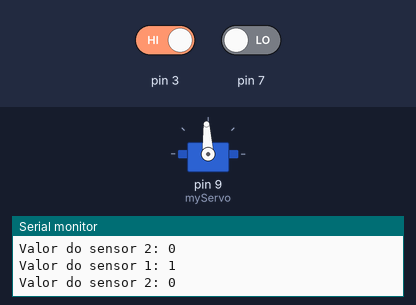
Recording of a sketch running on a simulated Arduino Uno, built with avr-gcc and run on an emulated ATmega328P. Parts: servo, the last lines printed to the serial monitor. The inputs (shaded band) are chosen by the test bench; at power-on: pin 7 LOW, pin 3 HIGH.

Above: at 2.2 s.
3.5 s: pin 7 driven HIGH
At 3.5 s:
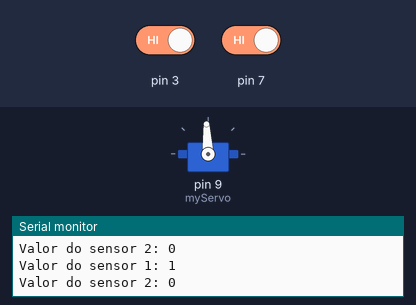
5.3 s: pin 3 driven LOW
At 6.1 s:
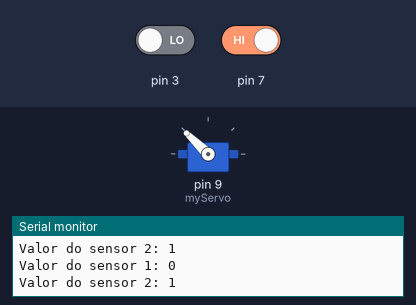
9.9 s: pin 3 driven HIGH
At 10.5 s:
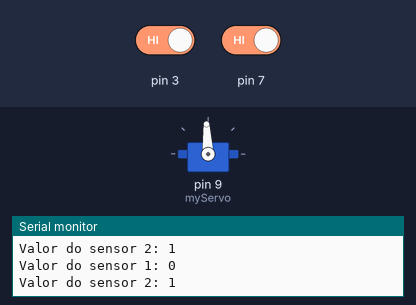
11.7 s: pin 7 driven LOW
At 13.2 s:
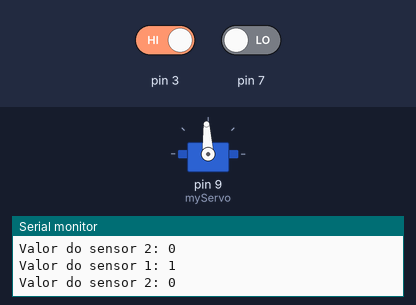
Timing chart, 0 to 17.3 s (numbered marks = the images above; inputs shaded):
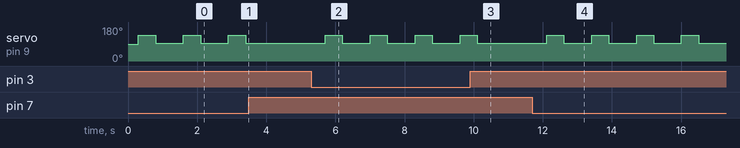

Measured:
- after the input at 3.5 s, servo on pin 9 (myServo): stays 93° (without the input it goes to 136° after 0.70 s)
- after the input at 5.3 s, servo on pin 9 (myServo): alternates 136° for 0.50 s and 93° for 0.80 s, starting after 0.41 s
- after the input at 9.9 s, servo on pin 9 (myServo): goes on until 10.1 s, then stays 93°
- after the input at 11.7 s, servo on pin 9 (myServo): alternates 136° for 0.50 s and 93° for 0.80 s, starting after 0.41 s
- by itself, servo on pin 9 (myServo): alternates 136° for 0.50 s and 93° for 0.80 s

The sketch:

teste_servo_por_graus.ino
```cpp
/*
======================================================================= OBSERVAÇÃO IMPORTANTE =======================================================================================
rotateServo(4); = ordena o servo a rotacionar de acordo com a velocidade pré-estabelecida dentro dos parenteses. exemplo: rotateServo(2), ordena o servo a rotacionar com velocidade
POSITIVA, isso é, rotacionar no sentido HORÁRIO.
exemplo no-2: rotateServo(-2), ordena o servo a rotacionar com velocidade NEGATIVA, ou seja, rotacionar no sentido ANTI-HORÁRIO.
=====================================================================================================================================================================================
*/

#include <Servo.h> // Inclui a biblioteca 'Servo.h' (biblioteca padrão do arduino, utilizada para controlar servos motores)

Servo myServo;  // Cria um objeto Servo para controlar o servo motor

void setup() {
  myServo.attach(9);  // Conecta o servo ao pino digital 9

  // Declara a função de cada pino como input(entrada de dados)
  pinMode(3, INPUT);
  pinMode(7, INPUT);

  // Inicializa a comunicação serial com velocidade de 9600 bps
  Serial.begin(9600);
}

void loop() {
  // Declara cada o valor de cada variável como a leitura dos senore
  int sensorValue1 = digitalRead(3);
  int sensorValue2 = digitalRead(7);

  // Imprime o valor lido do sensor 1 no monitor serial
  Serial.print("Valor do sensor 1: ");
  Serial.println(sensorValue1);

  // Imprime o valor lido do sensor 2 no monitor serial
  Serial.print("Valor do sensor 2: ");
  Serial.println(sensorValue2);

  // Aguarda um pequeno intervalo antes de ler novamente
  delay(300);


  // Se algum dos sensores IR retornarem valor 0, gira o servo no sentido horário com velocidade média

  if(!sensorValue1 || !sensorValue2){
  rotateServo(4); //rotaciona o servo motor no sentido horário com velocidade de 4x0
  delay(500);  // Espera 3 segundos
  stopServo();  // Para a rotação do servo motor (independentemente do sentido que ele está rotacionando)
  delay(500);  // Espera 5 segundos
  }

}

void rotateServo(float speed) {
  int speedValue = map(speed, -1, 1, 0, 180);  // Mapeia a velocidade para a faixa de 0 a 180

  // Define a velocidade do servo motor
  myServo.writeMicroseconds(1500 + speedValue);  // Ajusta a velocidade com base na velocidadeValue
}

void stopServo() {
  myServo.writeMicroseconds(1500);  // Envia um pulso neutro para parar o servo
}
```
